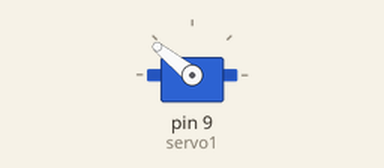
A sketch run on a simulated Arduino Uno, built with avr-gcc and run on an emulated ATmega328P. On the bench: servo.

Above: at 0.05 s.
At 19.95 s:
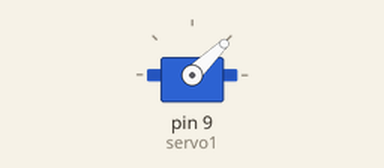
Timing chart, 0 to 26.0 s (numbered marks = the images above):
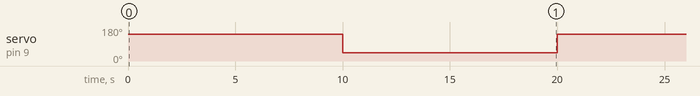

Measured:
- by itself, servo on pin 9 (servo1): alternates 141° for 10.0 s and 44° for 10.0 s

The sketch:

testing_servo.ino
```cpp
#include <Servo.h>
Servo servo1;

void setup() {
  // put your setup code here, to run once:
  servo1.attach(9);

}

void loop() {
  servo1.writeMicroseconds(2000);
  delay(10000);
  servo1.writeMicroseconds(1000);
  delay(10000);
  // put your main code here, to run repeatedly:

}
```
